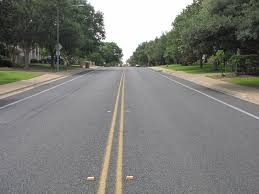
#> input picture img/sample_2.jpeg, 259 x 194 px
$ python sobel.py
#> lines starting #> are read from the running program, lines starting #| are printed output that depends on the picture
import numpy as np
import matplotlib.pyplot as plt
import cv2 as cv

# Create a custom kernel
# 3x3 array for edge detection
sobel_y = np.array([[ -1, -2, -1],
 [ 0, 0, 0],
 [ 1, 2, 1]])
## TODO: Create and apply a Sobel x operator
sobel_x = np.array([[-1,0,1],
 [ -2, 0 , 2],
 [ -1,0,1]])

img1=cv.imread('img/sample_2.jpeg')
#> img1 is the input picture: shape (194, 259, 3); mean B, G, R 119.7, 124.7, 123.7

# Filter the image using filter2D, which has inputs: (grayscale image, bitdepth, kernel)
filtered_image_y = cv.filter2D(img1, -1, sobel_y)
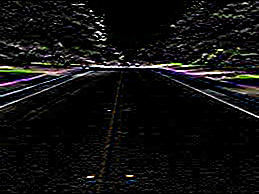
#> filtered_image_y: shape (194, 259, 3); mean B, G, R 15.8, 15.8, 16.1
filtered_image_x = cv.filter2D(img1, -1, sobel_x)
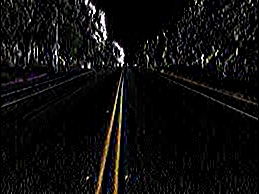
#> filtered_image_x: shape (194, 259, 3); mean B, G, R 13.1, 13.7, 14.2
plt.subplot(2,2,1),plt.imshow(img1,cmap = 'gray')
plt.title('Gray scale'), plt.xticks([]), plt.yticks([])
plt.subplot(2,2,2),plt.imshow(filtered_image_x,cmap = 'gray')
plt.title('Sobel X'), plt.xticks([]), plt.yticks([])
plt.subplot(2,2,3),plt.imshow(filtered_image_y,cmap = 'gray')
plt.title('Sobel Y'), plt.xticks([]), plt.yticks([])
plt.show()
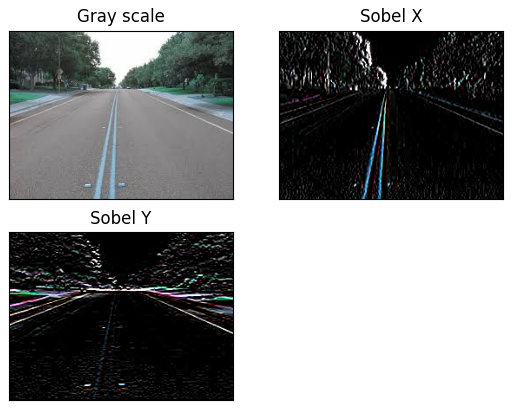
#> figure drawn by matplotlib, 3 panels; B, G, R data is drawn as R, G, B

$ run again, with img/sample_1.jpeg copied over img/sample_2.jpeg
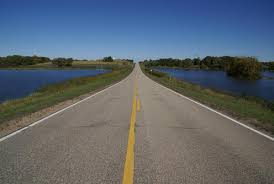
#> input picture img/sample_1.jpeg, 274 x 184 px
#> img1 is the input picture: shape (184, 274, 3); mean B, G, R 110.2, 101, 92.3
#> `filtered_image_x = cv.filter2D(img1, -1, sobel_x)`:
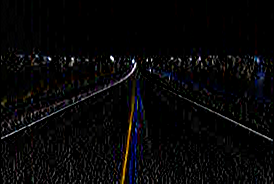
#> filtered_image_x: shape (184, 274, 3); mean B, G, R 7.9, 7.1, 7.5
#> `plt.show()`:
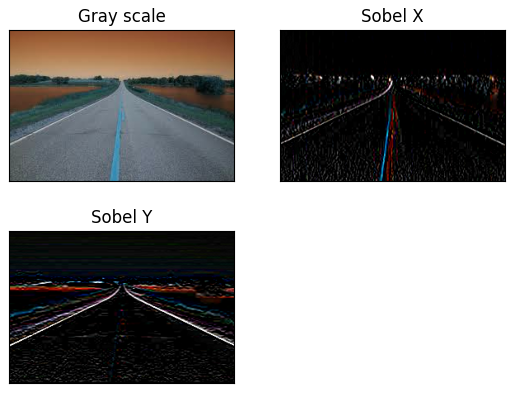
#> figure drawn by matplotlib, 3 panels; B, G, R data is drawn as R, G, B
